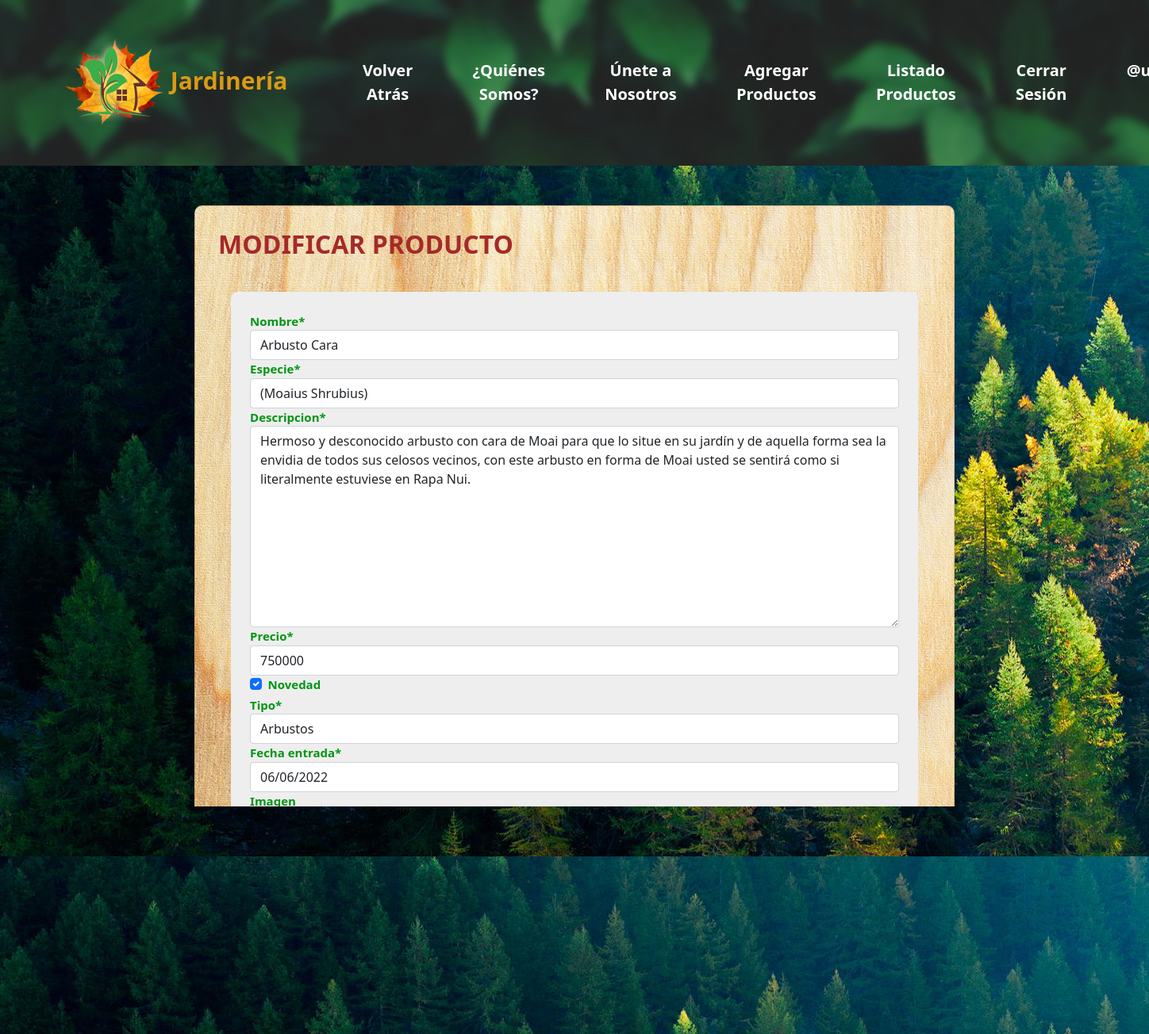
The page /modificar-producto/3/ (signed in) on the database its author committed.
### app/models.py (models this page shows, shortened)
class Producto(models.Model): #PRODUCTO = NOMBRE, ESPECIE, DESCRIPCION, PRECIO, NOVEDAD, TIPO, FECHA DE ENTRADA A TIENDA
    nombre = models.CharField(max_length=50)
    especie = models.CharField(max_length=50)
    descripcion = models.TextField()
    precio = models.IntegerField()
    novedad = models.BooleanField()
    tipo = models.ForeignKey(Tipo, on_delete=models.PROTECT)
    fecha_entrada = models.DateField()
    imagen = models.ImageField(upload_to="productos", null=True)

class Tipo(models.Model): #TIPO = ARBUSTO, FLORES, MACETEROS, TIERRAS
    nombre = models.CharField(max_length=50)
    def __str__(self):
        return self.nombre

### app/views.py (the view, shortened to what this page needs)
# urls.py: path('modificar-producto/<id>/', modificar_producto, name="modificar_producto"),
@permission_required('app.change_producto')
def modificar_producto(request, id):
    producto = get_object_or_404(Producto, id=id)
    data = {
        'form': ProductoForm(instance=producto)
    }
    return render(request, 'app/items/modificar.html', data)

### app/forms.py (shortened to what this page needs)
class ProductoForm(forms.ModelForm):
    nombre = forms.CharField(min_length=3, max_length=50)
    especie = forms.CharField(min_length=3, max_length=50)
    precio = forms.IntegerField(min_value=1, max_value=2000000)
    imagen = forms.ImageField(required=False, validators=[MaxSizeFileValidator(max_file_size=3)])
    class Meta:
        model = Producto
        fields = '__all__'

### app/templates/app/items/modificar.html (shortened to what this page needs)
<!DOCTYPE html>
<html lang="EN">
<head>
    {% load static %}
    <link rel="stylesheet" href="{% static 'app/P1Css/Css3.css' %}">
    <link href="https://cdn.jsdelivr.net/npm/bootstrap@5.1.3/dist/css/bootstrap.min.css" rel="stylesheet"
>
</head>
{% load crispy_forms_tags %}
<body>
    <div id="wrapper">
        <nav class="navbar navbar-expand-lg navbar-light">
            <div class="container-fluid">
                <a class="navbar-brand" href="{% url 'home' %}">
                    <img src="{% static 'app/P1Img/Logo Icon.png' %}" alt="Icon" width="125" height="125"
                        class="d-inline-block">
                    Jardinería
                </a>
                <div class="collapse navbar-collapse" id="navbarNavDropdown">
                    <ul class="navbar-nav">
                        <li class="nav-item">
                            <a class="nav-link" href="{% url 'home' %}">Volver Atrás</a>
                        </li>
                        <li class="nav-item">
                            <a class="nav-link" href="{% url 'home' %}#nosotros">¿Quiénes Somos?</a>
                        </li>
                        <li class="nav-item">
                            <a class="nav-link" href="{% url 'formulario' %}">Únete a Nosotros</a>
                        </li>
                        {% if perms.app.add_producto %}
                        <li class="nav-item">
                            <a class="nav-link" href="{% url 'agregar_producto' %}">Agregar Productos</a>
                        </li>
                        {% endif %}
                        {% if perms.app.view_producto %}
                        <li class="nav-item">
                            <a class="nav-link" href="{% url 'listar_producto' %}">Listado Productos</a>
                        </li>
                        {% endif %}
                        {% if user.is_authenticated %}
                        <li class="nav-item">
                            <a class="nav-link" href="{% url 'logout' %}">Cerrar Sesión</a>
                        </li>
                        <li class="nav-item">
                            <a class="nav-link" href="#">@{{ user.username }}</a>
                        </li>
                        {% endif %}
                    </ul>
                </div>
            </div>
        </nav>
    </div>
    <div class="row">
        <div class="col-12 col-md-8 offset-md-2">
            <div class="card" id="formulario">
                <div class="card-title">
                    <h2 style="font-weight: bold; color: brown;">MODIFICAR PRODUCTO</h2>
                </div>
                <div class="card-body">
                    <div class="container">
                        <form action="" method="post" enctype="multipart/form-data">
                            <table>
                                {{ form | crispy }}
                            </table>
                            <hr>
                            <br>
                            <br>
                            <div class="d-flex justify-content-end">
                                <input type="reset" value="Cancelar" class="btn btn-secondary">
                                <input type="submit" value="Modificar" class="btn btn-primary">
                            </div>
                        </form>
                    </div>
                </div>
            </div>
        </div>
    </div>
</body>
</html>

### app/static/app/P1Css/Css3.css (style rules this page uses)
#wrapper { background-color: rgb(65, 150, 65); width: 100%; height: auto; padding: 2%; margin-bottom: 50px; box-sizing: border-box; background-image: url('../P1Img/BG1.jpg'); background-attachment: scroll; }
#wrapper .navbar-brand { color: rgb(216, 154, 20); font-size: 30px; font-weight: bold; padding-left: 3%; padding-right: 3%; }
#wrapper nav ul li { text-align: center; justify-content: center; box-sizing: border-box; list-style: none; padding-left: 3%; padding-right: 3%; }
#wrapper nav ul li a { color: rgb(255, 255, 255); font-size: 20px; font-weight: bold; text-decoration: none; }
.navbar-brand img { width: 125px; height: 125px; }
#formulario { background-color: #ffffff; opacity: 100%; padding: 3%; margin-bottom: 50px; border-radius: 1%; box-sizing: border-box; background-image: url('../P1Img/WP3.jpg'); background-attachment: scroll; }
.container { background-color: #eeeeee; color: rgb(0, 150, 20); opacity: 100%; font-size: 15px; font-weight: bold; width: auto; height: auto; padding: 3%; margin: 1%; border-radius: 1%; box-sizing: border-box; }
body { background-color: rgb(220, 255, 200); background-image: url('../P1Img/Jardin4.jpg'); background-attachment: fixed; font-family: sans-serif; }

### rows shown on the page
Producto: nombre "Arbusto Cara", especie "(Moaius Shrubius)", descripcion "Hermoso y desconocido arbusto con cara de Moai para que lo situe en su jardín y de aquella forma sea la envidia de todos sus celosos vecinos, con este arbusto en forma de Moai usted se sentirá como si literalmente estuviese en Rapa Nui.", precio "750000", novedad "☑", tipo "Arbustos", fecha_entrada "06/06/2022"
